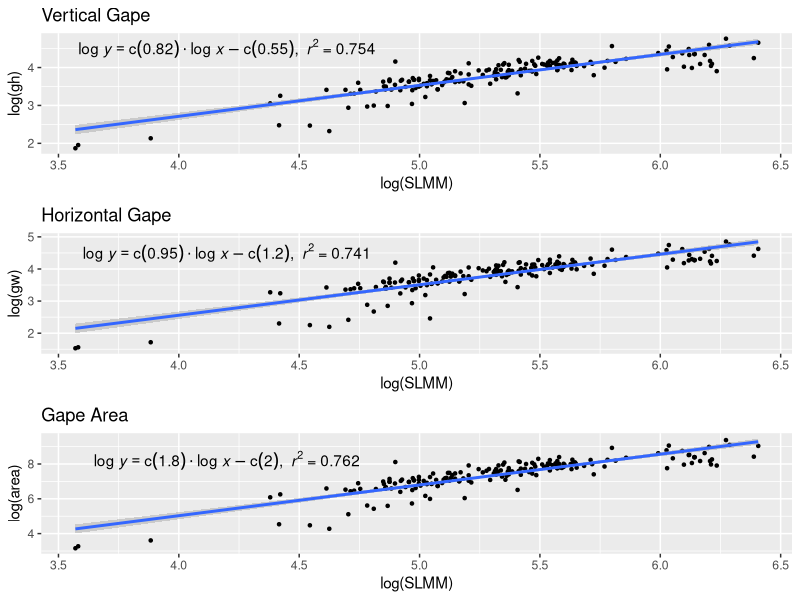
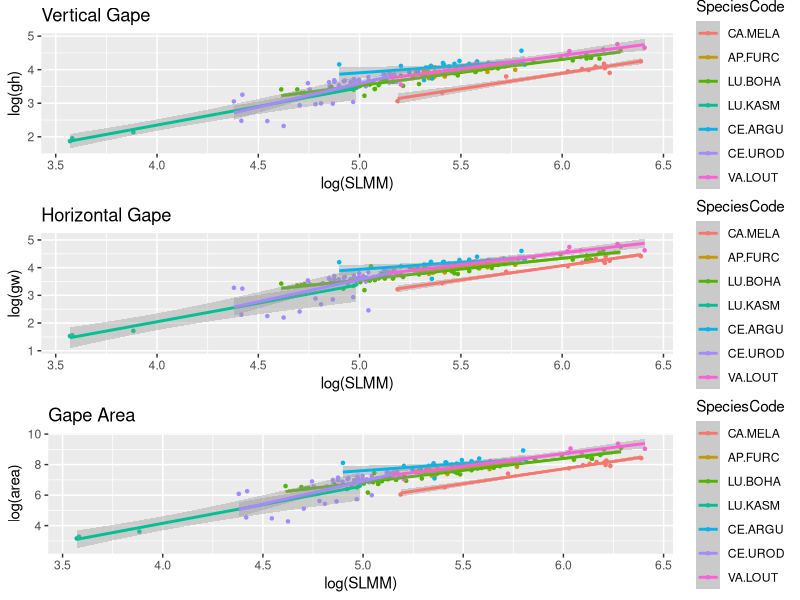
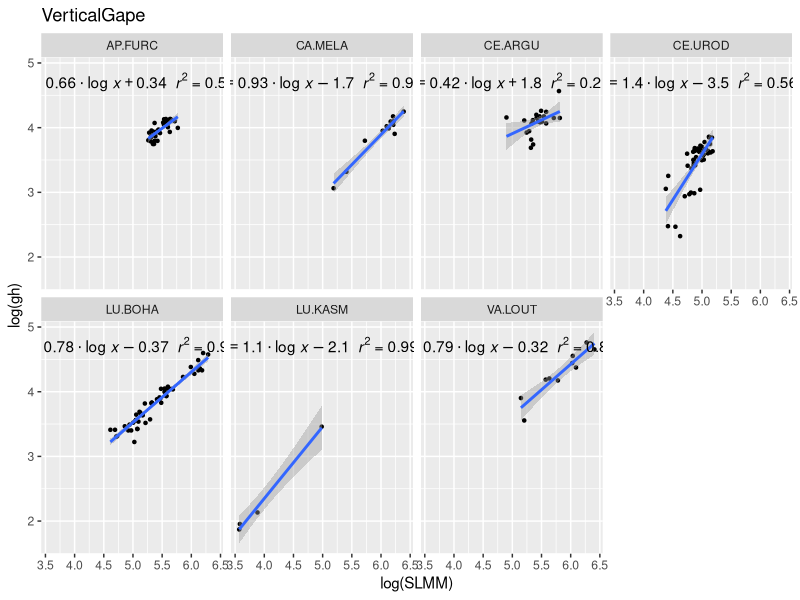
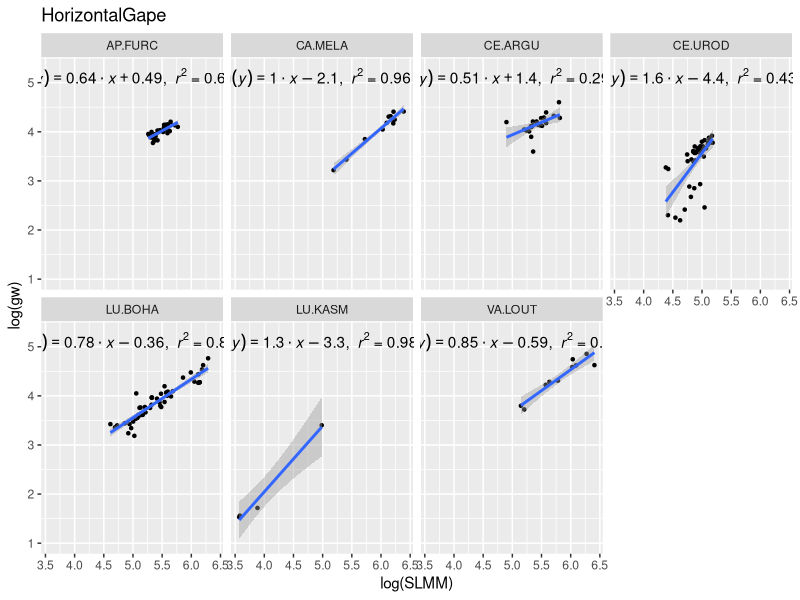
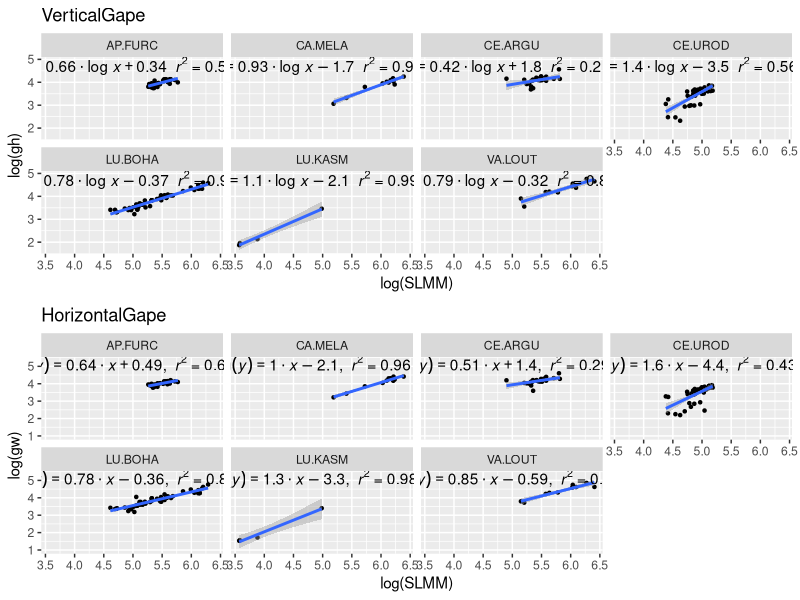
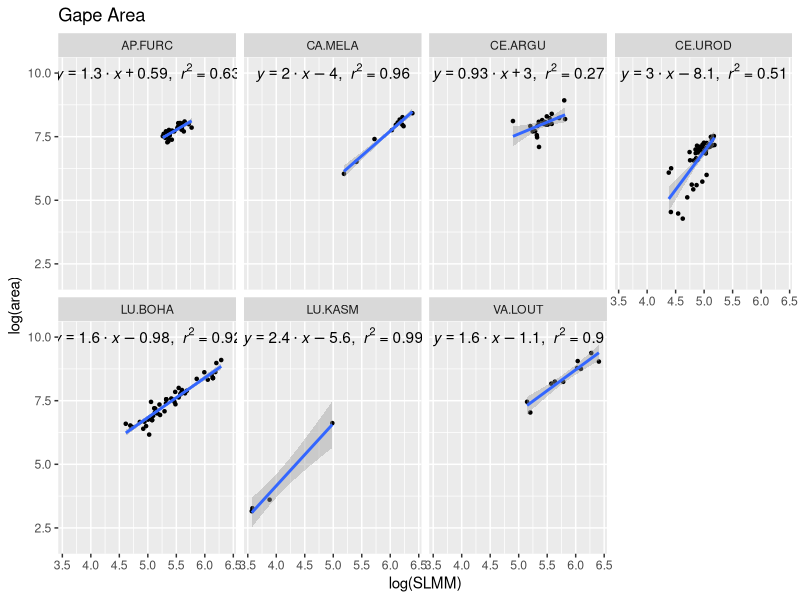
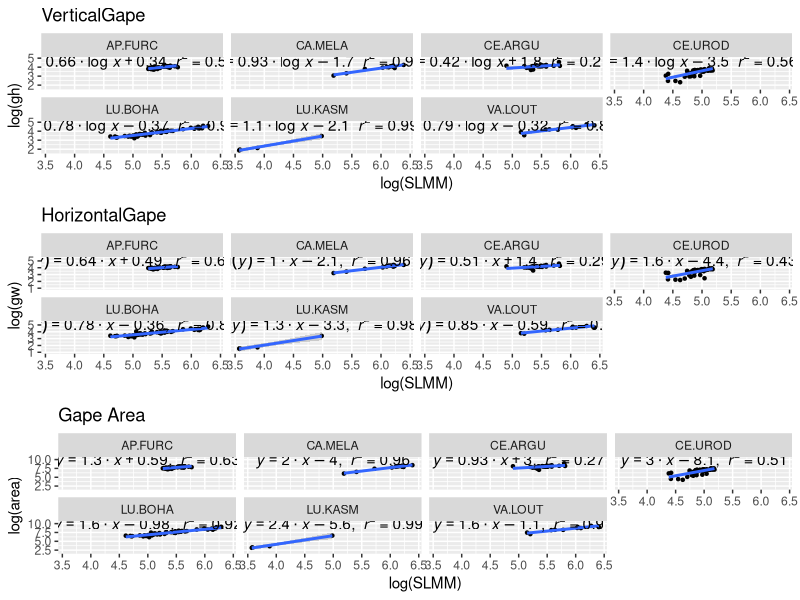

These figures' R source, in order: (Note: this script raises an error after producing the figures.)
###### Piscivores gape-body size analysis ######

################        Piscvores analysis             ##############

# Multipanel plot with log(gw), log(gh), log(MA) against log(SL)

# set working directory
setwd('/Users/jillian/R_projects/Allometry/')

# Data for all specimens where a species has more than 3 samples with gape and SL data
fish <- read.csv('Allometry Data/fish_gape_cleaned_more_than_3_jan_24.csv', 
                 header = TRUE, sep = ",") 

########### Entering and Cleaning Data ##########

# Remove PS.COOP and AC.TRIOS because low n, but more so because there is no size gradient
# Which rows have PS.COOP and AC.TRIOS?
psc <- which(fish$SpeciesCode==('PS.COOP'))
act <- which(fish$SpeciesCode==('AC.TRIOS')) 
# removing these rows from fish:
fish <- fish[-c(psc, act),]


##### Selecting only piscivores #######

p <- fish[which(fish$j_fg=='Pi'),]

p$SpeciesCode <- factor(p$SpeciesCode)
p$Family <- factor(p$Family)

##### Ordering by Family to make my life easier ####
p$SpeciesCode <- factor(p$SpeciesCode, levels = c("CA.MELA", 
                                                  "AP.FURC", 
                                                  "LU.BOHA",
                                                  "LU.KASM",
                                                  "CE.ARGU",
                                                  "CE.UROD",
                                                  "VA.LOUT")
)

#### Making some plots!!! ######

library("ggplot2")
library('plyr')
library('gridExtra') # allows me to make multiplots

#### calculating mouth area (and adding it to pisc dataframe): ####
p$area <- with(p, pi*(gh/2)*(gw/2))

#### gh, gw, ga for all piscivore species combined (WITH EQNS!!!!!!) ####

df.n <- ddply(.data=p, .(SpeciesCode), summarize, n=paste("n ==", length(SpeciesCode)))

lm_eqn = function(x, y){
  m = lm(log(y) ~ log(SLMM), x);
  l <- list(a = format(coef(m)[1], digits = 2), 
            b = format(coef(m)[2], digits = 2), 
            r2 = format(summary(m)$r.squared, digits = 3)
            )
  
  if (l$a >= 0) {
    eq <- substitute(log~italic(y) == b %.% log~italic(x) + a*","~~italic(r)^2~"="~r2, l) 
  }
  
  else {
    l <- list(a = format(abs(coef(m)[1]), digits = 2), 
              b = format(coef(m)[2], digits = 2), 
              r2 = format(summary(m)$r.squared, digits = 3)
    )
    eq <- substitute(log~italic(y) == b %.% log~italic(x) - a*","~~italic(r)^2~"="~r2, l)
  }
  as.character(as.expression(eq));                 
}

c1 <-
  ggplot(data=p, aes(x=log(SLMM), y=log(gh))) +
  geom_point(shape=20) +
  geom_smooth(method=lm) +
  geom_text(data=data.frame(), aes(x=4.2, y=4.5, label=lm_eqn(p, p$gh)), parse=TRUE) +
  ggtitle("Vertical Gape")

c2 <-
  ggplot(data=p, aes(x=log(SLMM), y=log(gw))) +
  geom_point(shape=20) +
  geom_smooth(method=lm) +
  geom_text(data=data.frame(), aes(x=4.2, y=4.5, label=lm_eqn(p, p$gw)), parse=TRUE) +
  ggtitle("Horizontal Gape")

c3 <-
  ggplot(data=p, aes(x=log(SLMM), y=log(area))) +
  geom_point(shape=20) +
  geom_smooth(method=lm) +
  geom_text(data=data.frame(), aes(x=4.2, y=8.2, label=lm_eqn(p, p$area)), parse=TRUE) +
  ggtitle("Gape Area")

grid.arrange(c1, c2, c3)

#### gh, gw, ga for all piscivore species colour-coded ####
  # (has regression lines in colour for each species)
cc1 <-
  ggplot(data=p, aes(x=log(SLMM), y=log(gh), colour=SpeciesCode)) +
  geom_point(shape=20) +
  geom_smooth(method=lm) +
  ggtitle("Vertical Gape")

cc2 <-
  ggplot(data=p, aes(x=log(SLMM), y=log(gw), colour=SpeciesCode)) +
  geom_point(shape=20) +
  geom_smooth(method=lm) +
  ggtitle("Horizontal Gape")

cc3 <-
  ggplot(data=p, aes(x=log(SLMM), y=log(area), colour=SpeciesCode)) +
  geom_point(shape=20) +
  geom_smooth(method=lm) +
  ggtitle("Gape Area")

grid.arrange(cc1, cc2, cc3)

#### gh, gw, ga for all piscivores for EACH SPP (facets) #####
    # (SET OF 3 SECTIONS)
#### (1) gh plots with regression lines and equations ####
## gh lm_eqns for plotting:
spp_lms_gh <- dlply(p, .(SpeciesCode), function(z) {
  lm(log(gh)~log(SLMM), data=z)
})

## pieces for gh_summ:
int <- function(spp_lms_gh) c("int"=coefficients(spp_lms_gh)[1])
slope <- function(spp_lms_gh) c("slope"=coefficients(spp_lms_gh)[2])
rsq <- function(spp_lms_gh) c("rsqd"=summary(spp_lms_gh)$r.squared)
se <- function(spp_lms_gh) c("SE"=summary(spp_lms_gh)$coefficients[2,2])
p_val <- function(spp_lms_gh) c("p_val"=summary(spp_lms_gh)$coefficients[2,4])
spp.n <- ddply(.data=p, .(SpeciesCode), summarize, n=paste("n ==", length(SpeciesCode)))

# master df for gh lms 
dfs <- list(
  ints <- ldply(spp_lms_gh, int),
  slopes <- ldply(spp_lms_gh, slope),
  rsqs <- ldply(spp_lms_gh, rsq),
  ses <- ldply(spp_lms_gh, se),
  p_vals <- ldply(spp_lms_gh, p_val),
  spp.n
)

gh_summ <- join_all(dfs, by="SpeciesCode")


## generating lm_eqns to put onto graphs
m <- gh_summ
gh_spp = matrix(data=NA, nrow=0, ncol=2)
for (i in (1:7)) {
  l <- list(a = format(m[i, 3], digits=2),
              b = format(m[i, 2], digits=2), 
              r2 = format(m[i, 4], digits=2)
    )
  if (l$b >= 0) {
    eqn <- substitute(log~italic(y) ==a%.% log~italic(x) + b*~~italic(r)^2~"="~r2, l)
  }
  
  else {
    l <- list(a = format(m[i, 3], digits=2),
              b = format(abs(m[i, 2]), digits=2), 
              r2 = format(m[i, 4], digits=2)
    )
    eqn <- substitute(log~italic(y) ==a%.% log~italic(x) - b*~~italic(r)^2~"="~r2, l)
  }
  lm_eq = as.character(as.expression(eqn))
  gh_spp <- rbind(gh_spp, c(as.character(m[i,1]), lm_eq))
}



# gh_spp is the data frame containing the spp name (for ref) and the lm_eqn for
  # each regression
gh_spp <- as.data.frame(gh_spp)
colnames(gh_spp) <- c("SpeciesCode", "eqn")

spp1 <-
  ggplot(data=p, aes(x=log(SLMM), y=log(gh))) +
  geom_point(shape=20) +
  facet_wrap(~SpeciesCode, ncol=4, drop=F) +
  geom_smooth(method=lm) +
  geom_text(data=gh_spp, aes(x=4.7, y=4.7, label=eqn), parse=T) +
  ggtitle("VerticalGape")
  facet_grid(. ~ cyl, labeller = label_both)



spp1
#### (2) gw plots with regression lines and equations ####
## gw lm_eqns for plotting:
spp_lms_gw <- dlply(p, .(SpeciesCode), function(z) {
  lm(log(gw)~log(SLMM), data=z)
})
## pieces for gw_summ:
coefs_gw <- ldply(spp_lms_gw, coef)
rsq <- function(spp_lms_gw) c("rsqd"=summary(spp_lms_gw)$r.squared)
se <- function(spp_lms_gw) c("SE"=summary(spp_lms_gw)$coefficients[2,2])
p_val <- function(spp_lms_gw) c("p_val"=summary(spp_lms_gw)$coefficients[2,4])

# master df for gw lms 
dfs <- list(
  coefs_gw,
  rsqs <- ldply(spp_lms_gw, rsq),
  ses <- ldply(spp_lms_gw, se),
  p_vals <- ldply(spp_lms_gw, p_val)
)

gw_summ <- join_all(dfs, by="SpeciesCode", match="first")

## generating lm_eqns to put onto graphs
m <- gw_summ
gw_spp = matrix(data=NA, nrow=0, ncol=2)
for (i in (1:7)) {
  l <- list(a = format(m[i, 3], digits=2),
       b = format(m[i, 2], digits=2), 
       r2 = format(m[i, 4], digits=2)
  )
  if (l$b >= 0) {
    eqn <- substitute(log(italic(y)) ==a%.% italic(x) + b*","~~italic(r^2)~"="~r2,l)
  }
  
  else {
    l <- list(a = format(m[i, 3], digits=2),
              b = format(abs(m[i, 2]), digits=2), 
              r2 = format(m[i, 4], digits=2)
    )
    eqn <- substitute(log(italic(y)) ==a%.% italic(x) - b*","~~italic(r^2)~"="~r2,l)
  }
  lm_eq = as.character(as.expression(eqn))
  gw_spp <- rbind(gw_spp, c(as.character(m[i,1]), lm_eq))
}
# gw_spp is the data frame containing the spp name (for ref) and the lm_eqn for
# each regression
gw_spp <- as.data.frame(gw_spp)
colnames(gw_spp) <- c("SpeciesCode", "eqn")

spp2 <-
  ggplot(data=p, aes(x=log(SLMM), y=log(gw))) +
  geom_point(shape=20) +
  facet_wrap(~SpeciesCode, ncol=4) +
  geom_smooth(method=lm) +
  ylim(c(1,5.3)) +
  geom_text(data=gw_spp, aes(x=4.8, y=5.1, label=eqn), parse=TRUE) +
  ggtitle("HorizontalGape")
  facet_grid(. ~ cyl, labeller = label_both)

spp2

grid.arrange(spp1, spp2)
#### (3) ga plots with regression lines and equations ####
## ga lm_eqns for plotting:
spp_lms_ga <- dlply(p, .(SpeciesCode), function(z) {
  lm(log(area)~log(SLMM), data=z)
})
## pieces for ga_summ:
coefs_ga <- ldply(spp_lms_ga, coef)
rsq <- function(spp_lms_ga) c("rsqd"=summary(spp_lms_ga)$r.squared)
se <- function(spp_lms_ga) c("SE"=summary(spp_lms_ga)$coefficients[2,2])
p_val <- function(spp_lms_ga) c("p_val"=summary(spp_lms_ga)$coefficients[2,4])

# master df for ga lms 
dfs <- list(
  coefs_ga,
  rsqs <- ldply(spp_lms_ga, rsq),
  ses <- ldply(spp_lms_ga, se),
  p_vals <- ldply(spp_lms_ga, p_val)
)

ga_summ <- join_all(dfs, by="SpeciesCode", match="first")

## generating lm_eqns to put onto graphs
m <- ga_summ
ga_spp = matrix(data=NA, nrow=0, ncol=2)
for (i in (1:7)) {
  l <- list(a = format(m[i, 3], digits=2),
            b = format(m[i, 2], digits=2), 
            r2 = format(m[i, 4], digits=2)
  )
  if (l$b >= 0) {
    eqn <- substitute(italic(y) ==a%.% italic(x) + b*","~~italic(r^2)~"="~r2,l)
  }
  
  else {
    l <- list(a = format(m[i, 3], digits=2),
              b = format(abs(m[i, 2]), digits=2), 
              r2 = format(m[i, 4], digits=2)
    )
    eqn <- substitute(italic(y) ==a%.% italic(x) - b*","~~italic(r^2)~"="~r2,l)
  }
  lm_eq = as.character(as.expression(eqn))
  ga_spp <- rbind(ga_spp, c(as.character(m[i,1]), lm_eq))
}
# ga_spp is the data frame containing the spp name (for ref) and the lm_eqn for
# each regression
ga_spp <- as.data.frame(ga_spp)
colnames(ga_spp) <- c("SpeciesCode", "eqn")

spp3 <-
  ggplot(data=p, aes(x=log(SLMM), y=log(area))) +
  geom_point(shape=20) +
  facet_wrap(~SpeciesCode, ncol=4) +
  geom_smooth(method=lm) +
  ylim(c(1.9, 10.2)) +
  geom_text(data=ga_spp, aes(x=5.0, y=10, label=eqn), parse=TRUE) + 
  ggtitle("Gape Area")
  facet_grid(. ~ cyl, labeller = label_both)

spp3

grid.arrange(spp1, spp2, spp3)

#### gh, gw, ma for all piscivores for EACH FAMILY (facets) #####
# (SET OF 3 SECTIONS)
#### (1) gh plots with regression lines and equations ####
## gh lm_eqns for plotting:
fam_lms_gh <- dlply(p, .(Family), function(z) {
  lm(log(gh)~log(SLMM), data=z)
})
## pieces for gh_summ:
coefs_gh <- ldply(fam_lms_gh, coef)
rsq <- function(fam_lms_gh) c("rsqd"=summary(fam_lms_gh)$r.squared)
se <- function(fam_lms_gh) c("SE"=summary(fam_lms_gh)$coefficients[2,2])
p_val <- function(fam_lms_gh) c("p_val"=summary(fam_lms_gh)$coefficients[2,4])

# master df for gh lms 
dfs <- list(
  coefs_gh,
  rsqs <- ldply(fam_lms_gh, rsq),
  ses <- ldply(fam_lms_gh, se),
  p_vals <- ldply(fam_lms_gh, p_val)
)

gh_summ <- join_all(dfs, by="Family", match="first")

## generating lm_eqns to put onto graphs
m <- gh_summ
gh_fam = matrix(data=NA, nrow=0, ncol=2)
for (i in (1:3)) {
  l <- list(a = format(m[i, 3], digits=2),
            b = format(m[i, 2], digits=2), 
            r2 = format(m[i, 4], digits=2)
  )
  if (l$b >= 0) {
    eqn <- substitute(italic(y) ==a%.% italic(x) + b*","~~italic(r^2)~"="~r2,l)
  }
  
  else {
    l <- list(a = format(m[i, 3], digits=2),
              b = format(abs(m[i, 2]), digits=2), 
              r2 = format(m[i, 4], digits=2)
    )
    eqn <- substitute(italic(y) ==a%.% italic(x) - b*","~~italic(r^2)~"="~r2,l)
  }
  lm_eq = as.character(as.expression(eqn))
  gh_fam <- rbind(gh_fam, c(as.character(m[i,1]), lm_eq))
}
# gh_fam is the data frame containing the fam name (for ref) and the lm_eqn for
# each regression
gh_fam <- as.data.frame(gh_fam)
colnames(gh_fam) <- c("Family", "eqn")

fam1 <-
  ggplot(data=p, aes(x=log(SLMM), y=log(gh))) +
  geom_point(shape=20, aes(colour=SpeciesCode)) +
  facet_wrap(~Family) +
  geom_smooth(method=lm) +
  geom_text(data=gh_fam, aes(x=5.0, y=5.1, label=eqn), parse=TRUE) +
  ggtitle("VerticalGape")
facet_grid(. ~ cyl, labeller = label_both)






grid.arrange(fam1, fam2, fam3)

#### (2) gw plots with regression lines and equations ####
## gw lm_eqns for plotting:
fam_lms_gw <- dlply(p, .(Family), function(z) {
  lm(log(gw)~log(SLMM), data=z)
})
## pieces for gw_summ:
coefs_gw <- ldply(fam_lms_gw, coef)
rsq <- function(fam_lms_gw) c("rsqd"=summary(fam_lms_gw)$r.squared)
se <- function(fam_lms_gw) c("SE"=summary(fam_lms_gw)$coefficients[2,2])
p_val <- function(fam_lms_gw) c("p_val"=summary(fam_lms_gw)$coefficients[2,4])

# master df for gw lms 
dfs <- list(
  coefs_gw,
  rsqs <- ldply(fam_lms_gw, rsq),
  ses <- ldply(fam_lms_gw, se),
  p_vals <- ldply(fam_lms_gw, p_val)
)

gw_summ <- join_all(dfs, by="Family", match="first")

## generating lm_eqns to put onto graphs
m <- gw_summ
gw_fam = matrix(data=NA, nrow=0, ncol=2)
for (i in (1:3)) {
  l <- list(a = format(m[i, 3], digits=2),
            b = format(m[i, 2], digits=2), 
            r2 = format(m[i, 4], digits=2)
  )
  if (l$b >= 0) {
    eqn <- substitute(italic(y) ==a%.% italic(x) + b*","~~italic(r^2)~"="~r2,l)
  }
  
  else {
    l <- list(a = format(m[i, 3], digits=2),
              b = format(abs(m[i, 2]), digits=2), 
              r2 = format(m[i, 4], digits=2)
    )
    eqn <- substitute(italic(y) ==a%.% italic(x) - b*","~~italic(r^2)~"="~r2,l)
  }
  lm_eq = as.character(as.expression(eqn))
  gw_fam <- rbind(gw_fam, c(as.character(m[i,1]), lm_eq))
}
# gw_fam is the data frame containing the fam name (for ref) and the lm_eqn for
# each regression
gw_fam <- as.data.frame(gw_fam)
colnames(gw_fam) <- c("Family", "eqn")

fam2 <-
  ggplot(data=p, aes(x=log(SLMM), y=log(gw))) +
  geom_point(shape=20, aes(colour=SpeciesCode)) +
  facet_wrap(~Family) +
  geom_smooth(method=lm) +
  geom_text(data=gw_fam, aes(x=5.0, y=5.2, label=eqn), parse=TRUE) +
  ggtitle("Horizontal Gape")
facet_grid(. ~ cyl, labeller = label_both)

#### (3) ga plots with regression lines and equations ####
## ga lm_eqns for plotting:
fam_lms_ga <- dlply(p, .(Family), function(z) {
  lm(log(area)~log(SLMM), data=z)
})
## pieces for ga_summ:
coefs_ga <- ldply(fam_lms_ga, coef)
rsq <- function(fam_lms_ga) c("rsqd"=summary(fam_lms_ga)$r.squared)
se <- function(fam_lms_ga) c("SE"=summary(fam_lms_ga)$coefficients[2,2])
p_val <- function(fam_lms_ga) c("p_val"=summary(fam_lms_ga)$coefficients[2,4])

# master df for ga lms 
dfs <- list(
  coefs_ga,
  rsqs <- ldply(fam_lms_ga, rsq),
  ses <- ldply(fam_lms_ga, se),
  p_vals <- ldply(fam_lms_ga, p_val)
)

ga_summ <- join_all(dfs, by="Family", match="first")

## generating lm_eqns to put onto graphs
m <- ga_summ
ga_fam = matrix(data=NA, nrow=0, ncol=2)
for (i in (1:3)) {
  l <- list(a = format(m[i, 3], digits=2),
            b = format(m[i, 2], digits=2), 
            r2 = format(m[i, 4], digits=2)
  )
  if (l$b >= 0) {
    eqn <- substitute(italic(y) ==a%.% italic(x) + b*","~~italic(r^2)~"="~r2,l)
  }
  
  else {
    l <- list(a = format(m[i, 3], digits=2),
              b = format(abs(m[i, 2]), digits=2), 
              r2 = format(m[i, 4], digits=2)
    )
    eqn <- substitute(italic(y) ==a%.% italic(x) - b*","~~italic(r^2)~"="~r2,l)
  }
  lm_eq = as.character(as.expression(eqn))
  ga_fam <- rbind(ga_fam, c(as.character(m[i,1]), lm_eq))
}
# ga_fam is the data frame containing the fam name (for ref) and the lm_eqn for
# each regression
ga_fam <- as.data.frame(ga_fam)
colnames(ga_fam) <- c("Family", "eqn")

fam3 <-
  ggplot(data=p, aes(x=log(SLMM), y=log(area))) + #, colour=SpeciesCode)) +
  geom_point(shape=20, aes(colour=SpeciesCode)) +
  facet_wrap(~Family) +
  geom_smooth(method=lm) +
  geom_text(data=ga_fam, aes(x=4.8, y=9.9, label=eqn), parse=TRUE) +
  ggtitle("Gape Area")
  facet_grid(. ~ cyl, labeller = label_both)

grid.arrange(fam1, fam2, fam3)

#### gh, gw, ma regression for all piscivore species combined ####
reg.all.p <- lm(formula=log(gh)~log(SLMM), data=p)

ggplot(data=reg.all.p, aes())

#### gh, gw, ga lm for each spp of piscivore in dataframe ####

spp_lms_gh <- dlply(p, .(SpeciesCode), function(z) {
  lm(log(gh)~log(SLMM), data=z)
})

spp_lms_gw <- dlply(p, .(SpeciesCode), function(z) {
  lm(log(gw)~log(SLMM), data=z)
})

spp_lms_ga <- dlply(p, .(SpeciesCode), function(z) {
  lm(log(area)~log(SLMM), data=z)
})

#### lm coefficients (in df) for each piscivore spp (gh, gw, ga) ####
coefs_gh <- ldply(spp_lms_gh, coef)
coefs_gw <- ldply(spp_lms_gw, coef)
coefs_ga <- ldply(spp_lms_ga, coef)

# summary stats of gh lm 
rsq <- function(spp_lms_gh) c("rsqd"=summary(spp_lms_gh)$r.squared)
se <- function(spp_lms_gh) c("SE"=summary(spp_lms_gh)$coefficients[2,2])
p_val <- function(spp_lms_gh) c("p_val"=summary(spp_lms_gh)$coefficients[2,4])

# master df for gh lms 
dfs <- list(
  coefs_gh <- ldply(spp_lms_gh, coef),
  rsqs <- ldply(spp_lms_gh, rsq),
  ses <- ldply(spp_lms_gh, se),
  p_vals <- ldply(spp_lms_gh, p_val)
)

gh_summ <- join_all(dfs, by="SpeciesCode", match="first")

# Function to produce lm expression
# Where: x = data.frame, y = formula

##### lm_eqn function number 1 #####
lm_eqn = function(x, m, rsq) {
  eqn <- substitute(italic(y) == a%.% italic(x) + b*","~~italic(r)^2~"="~r2)
    list(a = format(coef(m)[2], digits = 3),
         b = format(coef(m)[1], digits = 3),
         r2 = format(rsq, digits = 3))
  as.character(as.expression(eqn))
}

spp_gh_eqns <- lm_eqn(p, spp_lms_gh, rsq) 

all.p.lm <- lm_eqn(p, log(gh)~log(SLMM))
print(all.p.lm)

# Fix this lm_eqn2 :(, the insides work, but as a function it doesn't????
#### lm_eqn function number 2... using my MASTER dfs!!!! #####
lm_eqn2 = function(m) { #### FUNCTION NOT WORKING :( :( :( 

  gh.spp = matrix(data=NA, nrow=0, ncol=2)
  for (i in (1:7)) {
    eqn <- substitute(italic(y) ==a%.% italic(x) + b*","~~italic(r^2)~"="~r2, 
                      list(a = format(m[i, 3], digits=3),
                           b = format(m[i, 2], digits=3), 
                          r2 = format(m[i, 4], digits=3)
                      )
            )
    lm_eq = as.character(as.expression(eqn))
    gh.spp <- rbind(gh.spp, c(as.character(m[i,1]), lm_eq))
  }
}

y <- gh_summ

lm_eqn2(gh_summ, length(gh_summ))

cat(lm_eqn2(gh_summ, length(gh_summ)))

lm_eqn3 = function(x){
  m = lm(log(GapeWidth) ~ log(SL), x)
  eqn <- substitute(italic(y) == a%.% italic(x) + b*","~~italic(r)^2~"="~r2,
                    list(a = format(coef(m)[2], digits = 3),
                         b = format(coef(m)[1], digits = 3),
                         r2 = format(summary(m)$r.squared, digits = 3)))
  as.character(as.expression(eqn))
}





































